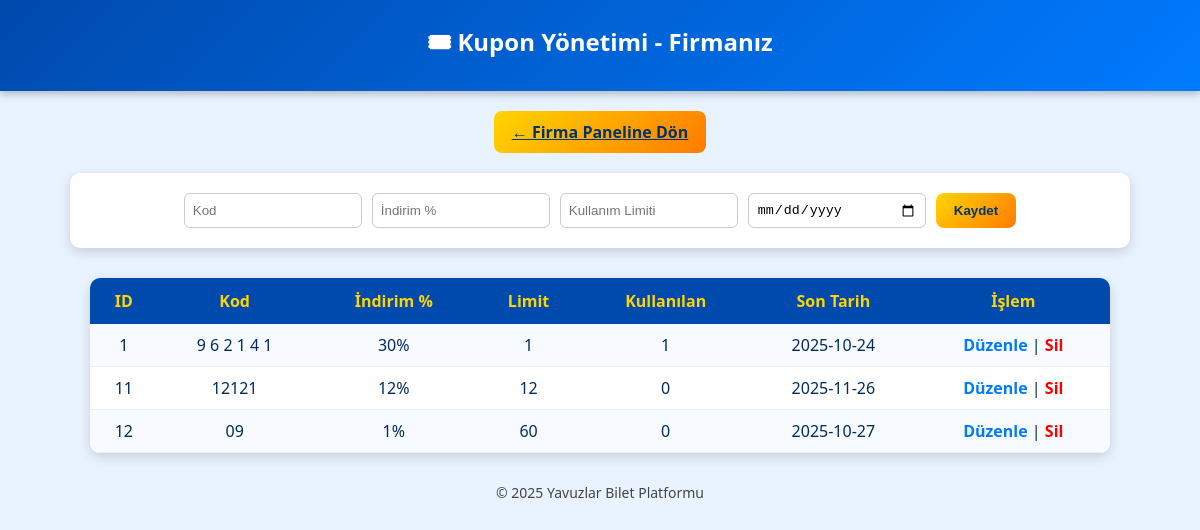
The page /firm/coupons.php (signed in) on the database its author committed.
### tables this page shows
CREATE TABLE coupons (
      id INTEGER PRIMARY KEY,
      code TEXT UNIQUE,
      percent INTEGER,
      usage_limit INTEGER,
      used INTEGER DEFAULT 0,
      expires_at TEXT,
      firm_id INTEGER
  );

### src/auth.php (called while the page is built, shortened)
<?php
function current_user() {
    $pdo = db();
    $userId = $_SESSION['user']['id'];
    $st = $pdo->prepare("SELECT * FROM users WHERE id = ?");
    $st->execute([$userId]);
    $freshUser = $st->fetch(PDO::FETCH_ASSOC);
    if ($freshUser) {
        return $freshUser;
    }
    return null;
}

### public/firm/coupons.php (the view, shortened to what this page needs)
<?php
require __DIR__.'/../../src/auth.php';
$user = current_user();
$pdo = db();
$firm_id = $user['firm_id'];
$st = $pdo->prepare("SELECT * FROM coupons WHERE firm_id = ?");
$st->execute([$firm_id]);
$coupons = $st->fetchAll(PDO::FETCH_ASSOC);
?>
<!doctype html>
<html lang="tr">
<head>
</head>
<body>
<header>🎟 Kupon Yönetimi - <?=htmlspecialchars($user['firm_name'] ?? 'Firmanız')?></header>
<div class="topbar">
  <a href="index.php" class="btn">← Firma Paneline Dön</a>
</div>
<form id="addForm" method="post">
  <input type="text" name="code" placeholder="Kod" required>
  <input type="number" name="percent" placeholder="İndirim %" required min="1" max="100">
  <input type="number" name="limit" placeholder="Kullanım Limiti" required min="1">
  <input type="date" name="expires" required>
  <button class="btn" type="submit">Kaydet</button>
</form>
<table>
  <tr>
    <th>ID</th>
    <th>Kod</th>
    <th>İndirim %</th>
    <th>Limit</th>
    <th>Kullanılan</th>
    <th>Son Tarih</th>
    <th>İşlem</th>
  </tr>
  <?php foreach ($coupons as $c): ?>
  <tr>
    <td><?=$c['id']?></td>
    <td><?=htmlspecialchars($c['code'])?></td>
    <td><?=$c['percent']?>%</td>
    <td><?=$c['usage_limit']?></td>
    <td><?=$c['used']?></td>
    <td><?=$c['expires_at']?></td>
    <td>
  <a href="edit_coupon.php?id=<?=$c['id']?>" style="color:#007bff;font-weight:bold;text-decoration:none;">Düzenle</a> |
  <a href="?del=<?=$c['id']?>" class="delete">Sil</a>
</td>
  </tr>
  <?php endforeach; ?>
</table>
<footer>© 2025 Yavuzlar Bilet Platformu</footer>
</body>
</html>

### public/firm/coupons.php (style rules this page uses)
body { font-family: 'Segoe UI', sans-serif; background: #e9f3ff; margin: 0; padding: 0; color: #002b5c; text-align: center; }
header { background: linear-gradient(135deg, #004AAD, #007BFF); color: #fff; padding: 25px 0; font-size: 24px; font-weight: bold; box-shadow: 0 3px 8px rgba(0,0,0,0.25); }
.topbar { display: flex; justify-content: center; align-items: center; margin-top: 20px; gap: 10px; }
.btn { background: linear-gradient(135deg, #FFD500, #FF7B00); color: #003366; border: none; border-radius: 8px; padding: 10px 18px; font-weight: bold; cursor: pointer; transition: 0.3s; }
table { border-collapse: collapse; width: 85%; margin: 30px auto; background: #fff; border-radius: 10px; overflow: hidden; box-shadow: 0 4px 12px rgba(0,0,0,0.15); }
th { background: #004AAD; color: #FFD500; padding: 12px; }
td { padding: 10px; border-bottom: 1px solid #eee; }
tr:nth-child(even) { background: #f7faff; }
.delete { color: red; text-decoration: none; font-weight: bold; }
form { background: #fff; width: 85%; margin: 20px auto; padding: 20px; border-radius: 10px; box-shadow: 0 4px 12px rgba(0,0,0,0.15); display: flex; justify-content: center; gap: 10px; flex-wrap: wrap; }
input { padding: 8px; border: 1px solid #ccc; border-radius: 6px; width: 160px; }
footer { margin-top: 30px; font-size: 14px; color: #444; }

### rows shown on the page
coupons: id "1", code "9 6 2 1 4 1", percent "30", usage_limit "1", used "1", expires_at "2025-10-24"
coupons: id "11", code "12121", percent "12", usage_limit "12", used "0", expires_at "2025-11-26"
coupons: id "12", code "09", percent "1", usage_limit "60", used "0", expires_at "2025-10-27"

### other values the page prints
$user['firm_name'] "Firmanız"
